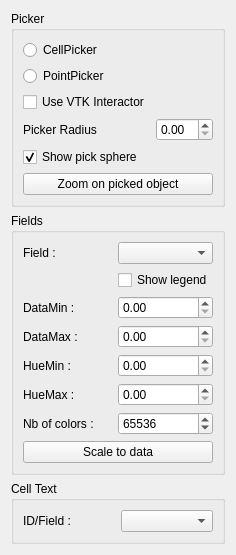
       <widget class="QWidget" name="scrollAreaWidgetContents_2">
        <property name="geometry">
         <rect>
          <x>0</x>
          <y>0</y>
          <width>221</width>
          <height>484</height>
         </rect>
        </property>
        <layout class="QVBoxLayout" name="verticalLayout_5">
         <item>
          <widget class="QGroupBox" name="groupBox_4">
           <property name="title">
            <string>Picker</string>
           </property>
           <layout class="QGridLayout" name="gridLayout_7">
            <item row="0" column="0">
             <widget class="QRadioButton" name="radioButton_CellPicker">
              <property name="text">
               <string>CellPicker</string>
              </property>
             </widget>
            </item>
            <item row="1" column="0">
             <widget class="QRadioButton" name="radioButton_PointPicker">
              <property name="text">
               <string>PointPicker</string>
              </property>
             </widget>
            </item>
            <item row="2" column="0">
             <widget class="QCheckBox" name="checkBox_UseVTKInteractor">
              <property name="text">
               <string>Use VTK Interactor</string>
              </property>
             </widget>
            </item>
            <item row="3" column="0">
             <widget class="QLabel" name="label_11">
              <property name="text">
               <string>Picker Radius</string>
              </property>
             </widget>
            </item>
            <item row="3" column="1">
             <widget class="QDoubleSpinBox" name="doubleSpinBox_PickerRadius"/>
            </item>
            <item row="4" column="0">
             <widget class="QCheckBox" name="checkBox_ShowPickSphere">
              <property name="text">
               <string>Show pick sphere</string>
              </property>
              <property name="checked">
               <bool>true</bool>
              </property>
             </widget>
            </item>
            <item row="5" column="0" colspan="2">
             <widget class="QPushButton" name="pushButton_ZoomOnPickedObject">
              <property name="text">
               <string>Zoom on picked object</string>
              </property>
             </widget>
            </item>
           </layout>
          </widget>
         </item>
         <item>
          <widget class="QGroupBox" name="groupBox_5">
           <property name="title">
            <string>Fields</string>
           </property>
           <layout class="QGridLayout" name="gridLayout_2">
            <item row="0" column="0">
             <widget class="QLabel" name="label_4">
              <property name="text">
               <string>Field :</string>
              </property>
             </widget>
            </item>
            <item row="0" column="1">
             <widget class="QComboBox" name="comboBox_Field"/>
            </item>
            <item row="1" column="1">
             <widget class="QCheckBox" name="checkBox_Legend">
              <property name="text">
               <string>Show legend</string>
              </property>
             </widget>
            </item>
            <item row="2" column="0">
             <widget class="QLabel" name="label_5">
              <property name="text">
               <string>DataMin :</string>
              </property>
             </widget>
            </item>
            <item row="2" column="1">
             <widget class="QDoubleSpinBox" name="doubleSpinBox_FieldMin"/>
            </item>
            <item row="3" column="0">
             <widget class="QLabel" name="label_6">
              <property name="text">
               <string>DataMax :</string>
              </property>
             </widget>
            </item>
            <item row="3" column="1">
             <widget class="QDoubleSpinBox" name="doubleSpinBox_FieldMax"/>
            </item>
            <item row="4" column="0">
             <widget class="QLabel" name="label_7">
              <property name="text">
               <string>HueMin :</string>
              </property>
             </widget>
            </item>
            <item row="4" column="1">
             <widget class="QDoubleSpinBox" name="doubleSpinBox_HueMin">
              <property name="maximum">
               <double>1.000000000000000</double>
              </property>
              <property name="singleStep">
               <double>0.010000000000000</double>
              </property>
             </widget>
            </item>
            <item row="5" column="0">
             <widget class="QLabel" name="label_8">
              <property name="text">
               <string>HueMax :</string>
              </property>
             </widget>
            </item>
            <item row="5" column="1">
             <widget class="QDoubleSpinBox" name="doubleSpinBox_HueMax">
              <property name="maximum">
               <double>1.000000000000000</double>
              </property>
              <property name="singleStep">
               <double>0.010000000000000</double>
              </property>
             </widget>
            </item>
            <item row="6" column="0">
             <widget class="QLabel" name="label_10">
              <property name="text">
               <string>Nb of colors :</string>
              </property>
             </widget>
            </item>
            <item row="6" column="1">
             <widget class="QSpinBox" name="spinBox_Color">
              <property name="minimum">
               <number>0</number>
              </property>
              <property name="maximum">
               <number>1048580</number>
              </property>
              <property name="value">
               <number>65536</number>
              </property>
             </widget>
            </item>
            <item row="7" column="0" colspan="2">
             <widget class="QPushButton" name="pushButton_ScaleToData">
              <property name="text">
               <string>Scale to data</string>
              </property>
             </widget>
            </item>
           </layout>
          </widget>
         </item>
         <item>
          <widget class="QGroupBox" name="groupBox_6">
           <property name="title">
            <string>Cell Text</string>
           </property>
           <layout class="QGridLayout" name="gridLayout_6">
            <item row="0" column="0">
             <widget class="QLabel" name="label_9">
              <property name="text">
               <string>ID/Field :</string>
              </property>
             </widget>
            </item>
            <item row="0" column="1">
             <widget class="QComboBox" name="comboBox_CellTextField"/>
            </item>
           </layout>
          </widget>
         </item>
        </layout>
       </widget>
